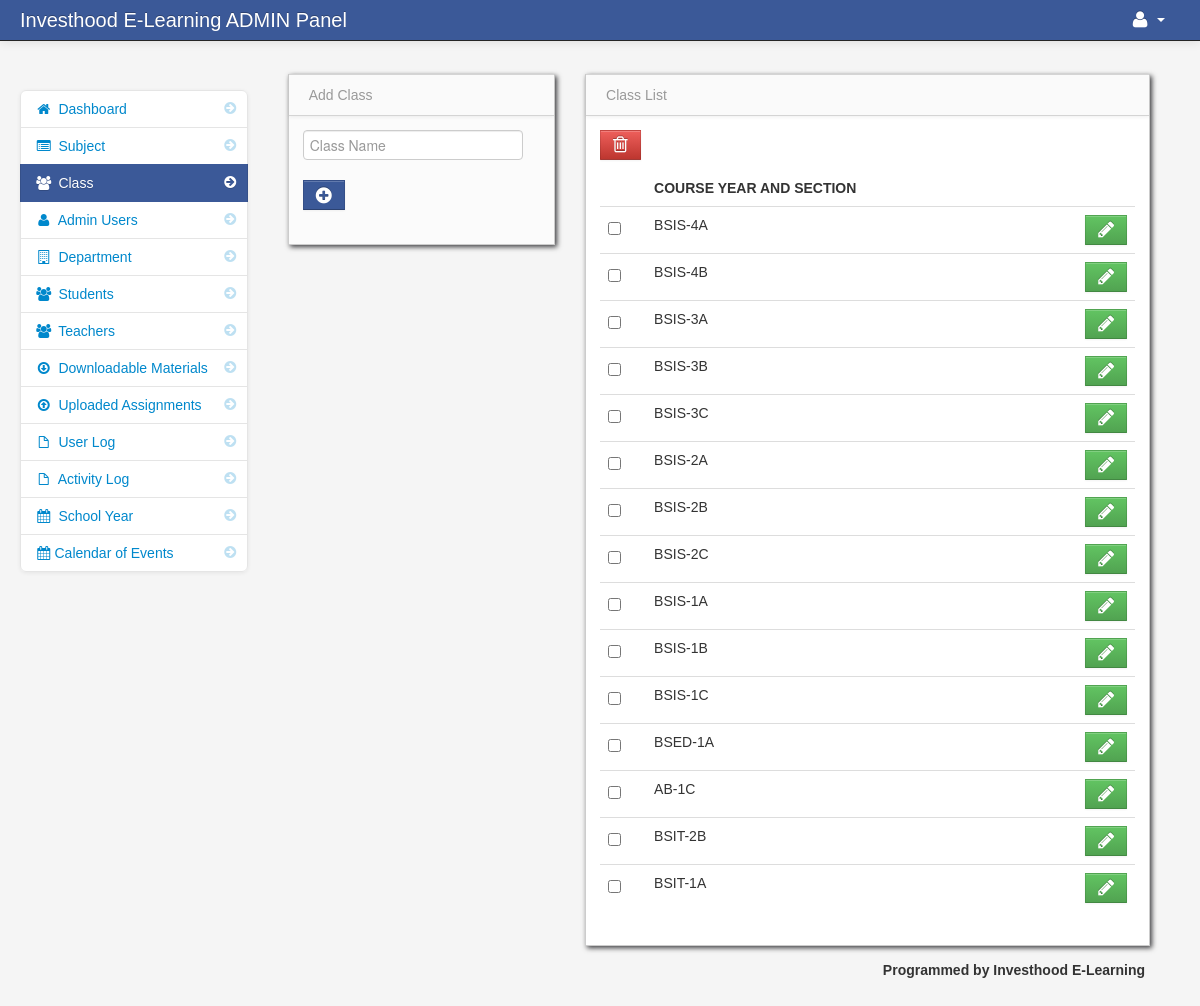
The page /admin/class.php (signed in) on the database as committed earlier.
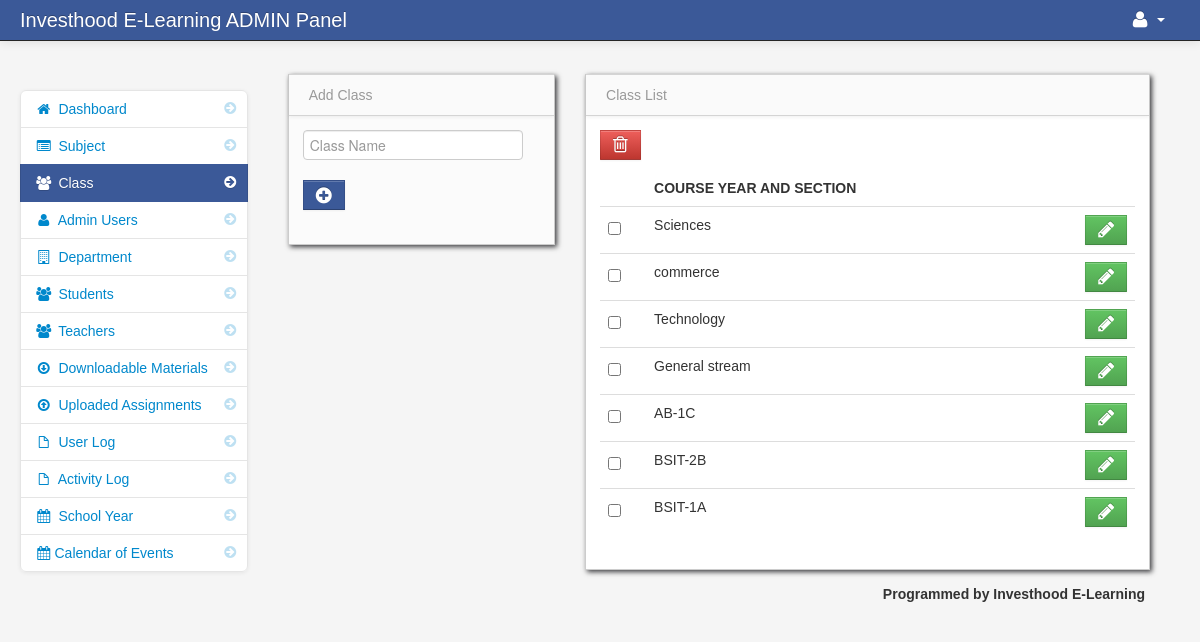
The same page on the database as committed later.
### tables this page shows
CREATE TABLE `class` (
  `class_id` int(11) NOT NULL,
  `class_name` varchar(100) NOT NULL
);

### admin/class.php (the view, shortened to what this page needs)
<?php include('header.php'); ?>
    <body>
		<?php include('navbar.php'); ?>
        <div class="container-fluid">
            <div class="row-fluid">
				<?php include('class_sidebar.php'); ?>
				<div class="span3" id="adduser">
				<?php include('add_class.php'); ?>
				</div>
                <div class="span6" id="">
                     <div class="row-fluid">
                        <div id="block_bg" class="block">
                            <div class="navbar navbar-inner block-header">
                                <div class="muted pull-left">Class List</div>
                            </div>
                            <div class="block-content collapse in">
                                <div class="span12">
									<form action="delete_class.php" method="post">
  									<table cellpadding="0" cellspacing="0" border="0" class="table" id="example">
										<a data-toggle="modal" href="#class_delete" id="delete"  class="btn btn-danger" name=""><i class="icon-trash icon-large"></i></a>
									<thead>
										  <tr>
													<th></th>
													<th>Course Year And Section</th>
													<th></th>
										   </tr>
										</thead>
										<tbody>
										<?php
										$class_query = mysqli_query($conn,"select * from class")or die(mysqli_error());
										while($class_row = mysqli_fetch_array($class_query)){
										$id = $class_row['class_id'];
										?>
										<tr>
											<td width="30">
											<input id="optionsCheckbox" class="uniform_on" name="selector[]" type="checkbox" value="<?php echo $id; ?>">
											</td>
											<td><?php echo $class_row['class_name']; ?></td>
											<td width="40"><a href="edit_class.php<?php echo '?id='.$id; ?>" class="btn btn-success"><i class="icon-pencil icon-large"></i> </a></td>
										</tr>
										<?php } ?>
										</tbody>
									</table>
									</form>
                                </div>
                            </div>
                        </div>
                    </div>
                </div>
            </div>
		<?php include('footer.php'); ?>
        </div>
		<?php include('script.php'); ?>
    </body>
</html>

Rows that differ between the two databases and show on the page:
removed class: class_name "BSIS-4A"
removed class: class_name "BSIS-4B"
removed class: class_name "BSIS-3A"
removed class: class_name "BSIS-3B"
removed class: class_name "BSIS-3C"
removed class: class_name "BSIS-2A"
removed class: class_name "BSIS-2B"
removed class: class_name "BSIS-2C"
changed class: class_name "BSIS-1A" → "Sciences"
changed class: class_name "BSIS-1B" → "commerce"
changed class: class_name "BSIS-1C" → "Technology"
changed class: class_name "BSED-1A" → "General stream"
